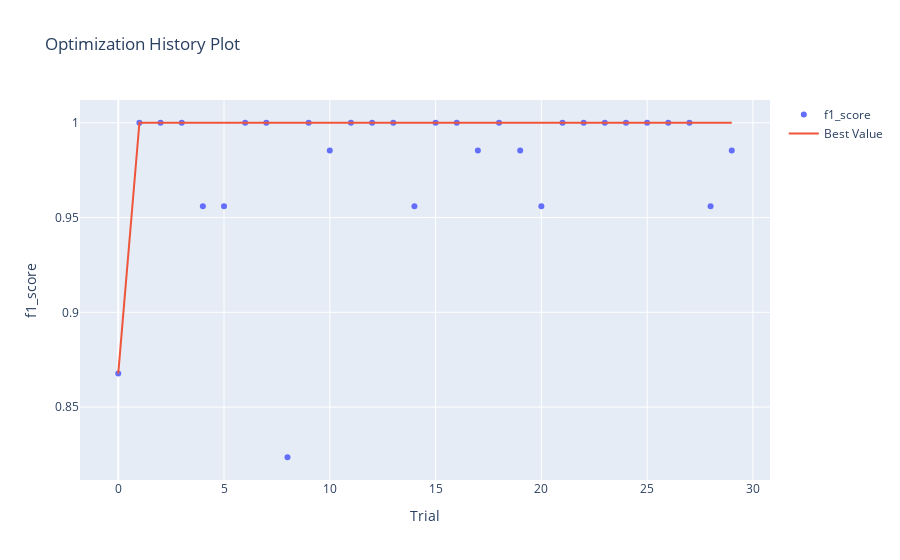

The code cell stored with this chart in its notebook:
### Markdown cell above
График истории оптимизации - отображает количество испытаний на оси Х и метрику на оси Y.

Следует использовать эту диаграмму, чтобы проверить, идет ли оптимизация гиперпараметров в правильном направлении или нет.

### Code cell
optuna.visualization.plot_optimization_history(study, target_name="f1_score")

### Figure 1 — Plotly figure (JSON) as saved in the notebook; plotly's stock layout.template omitted (floating-point values rounded to 4 significant figures)
{"data": [{"mode": "markers", "name": "f1_score", "type": "scatter", "x": [0, 1, 2, 3, 4, 5, 6, 7, 8, 9, 10, 11, 12, 13, 14, 15, 16, 17, 18, 19, 20, 21, 22, 23, 24, 25, 26, 27, 28, 29], "y": [0.8676, 1, 1, 1, 0.9559, 0.9559, 1, 1, 0.8235, 1, 0.9853, 1, 1, 1, 0.9559, 1, 1, 0.9853, 1, 0.9853, 0.9559, 1, 1, 1, 1, 1, 1, 1, 0.9559, 0.9853]}, {"name": "Best Value", "type": "scatter", "x": [0, 1, 2, 3, 4, 5, 6, 7, 8, 9, 10, 11, 12, 13, 14, 15, 16, 17, 18, 19, 20, 21, 22, 23, 24, 25, 26, 27, 28, 29], "y": [0.8676, 1, 1, 1, 1, 1, 1, 1, 1, 1, 1, 1, 1, 1, 1, 1, 1, 1, 1, 1, 1, 1, 1, 1, 1, 1, 1, 1, 1, 1]}], "layout": {"autosize": true, "title": {"text": "Optimization History Plot"}, "xaxis": {"autorange": true, "range": [-1.794, 30.79], "title": {"text": "Trial"}, "type": "linear"}, "yaxis": {"autorange": true, "range": [0.809, 1.015], "title": {"text": "f1_score"}, "type": "linear"}}}
